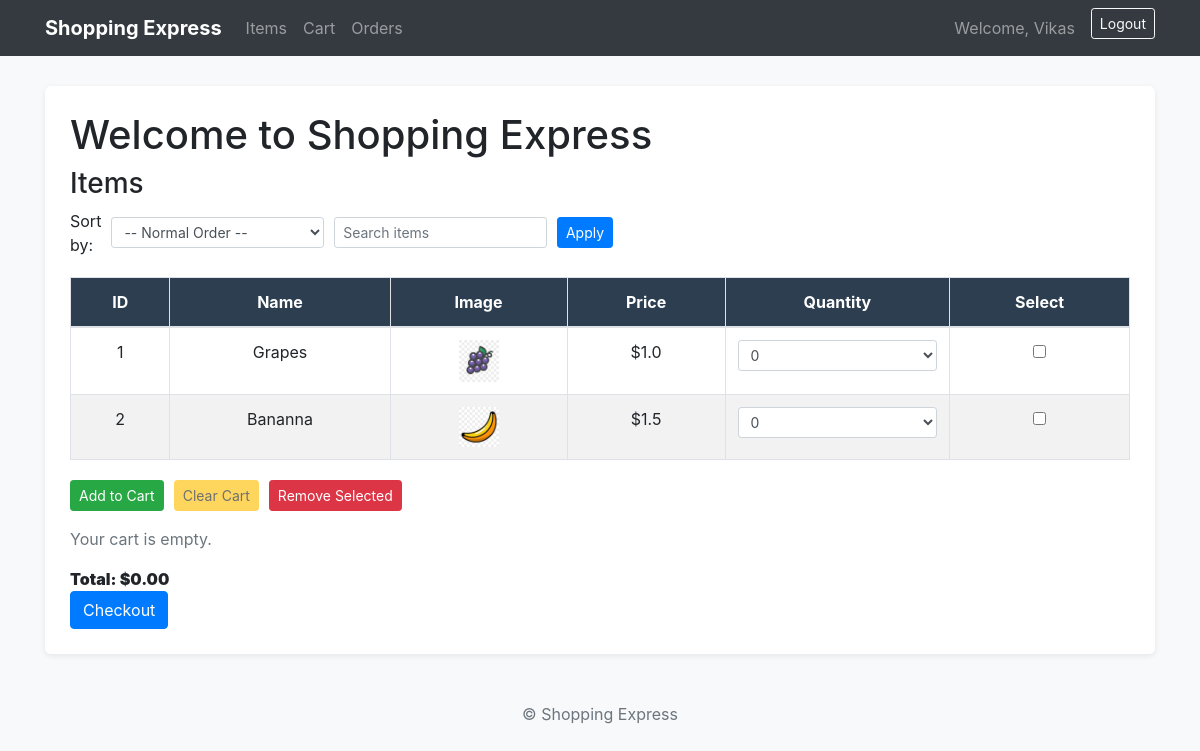
The app's page /items/ (signed in), older data.
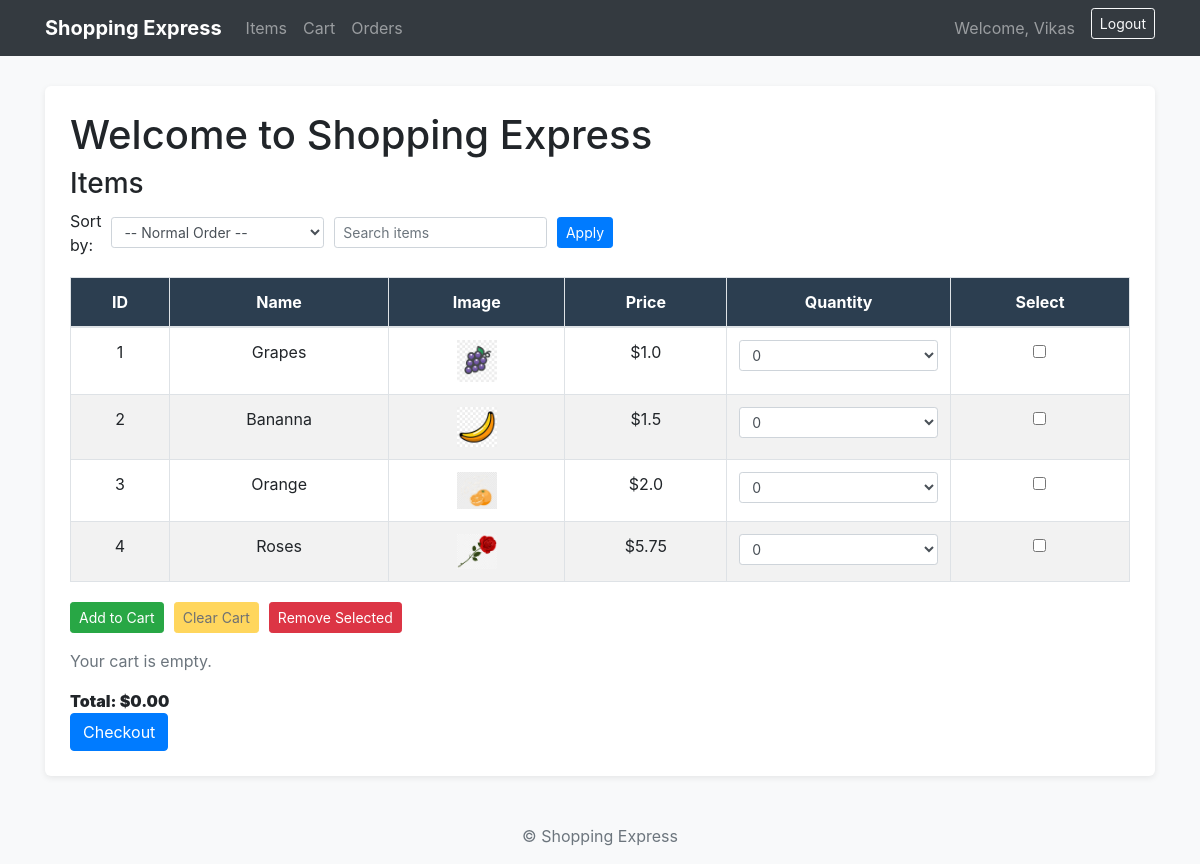
The same page, newer data.
### items/models.py (models this page shows, shortened)
class Item(models.Model):
    name = models.CharField(max_length=250)
    price = models.FloatField()
    stock = models.IntegerField()
    image =  models.ImageField(upload_to='items/', null=True, blank=True)

### items/views.py (the view)
# urls.py: path("", views.items_list, name="items_list"),
@login_required
def items_list(request):
    items = Item.objects.all()
    cart_items = CartItem.objects.filter(user=request.user)
    cart_dict = {ci.item.id: ci.quantity for ci in cart_items}
    for item in items:
        already_in_cart = cart_dict.get(item.id, 0)
        max_available = max(item.stock - already_in_cart, 0)
        item.qty_choices = range(0, max_available + 1)  # inclusive of max_available
    query = request.GET.get("q")
    if query:
        items = items.filter(name__icontains=query)
    sort_by = request.GET.get("sort_by")
    if sort_by in ["name", "-name", "price", "-price"]:
        items = items.order_by(sort_by)
    cart_total = sum(ci.item.price * ci.quantity for ci in cart_items)
    return render(
        request,
        "items/items_list.html",
        {
            "items": items,
            "cart_items": cart_items,
            "cart_total": cart_total,
        },
    )

### items/templates/items/items_list.html (shortened to what this page needs)
{% extends 'items/base.html' %}
{% load cart_extras %}
{% block content %}
<div class="page">
    <h1>Welcome to Shopping Express</h1>
    <h3>Items</h3>
    <div class="controls">
        <form method="get">
            <label class="mb-0">Sort by:</label>
            <select name="sort_by" class="form-control form-control-sm">
                <option value="">-- Normal Order --</option>
            </select>
            <input type="text" name="q" placeholder="Search items"
                   class="form-control form-control-sm">
            <button type="submit" class="btn btn-primary btn-sm">
                Apply
            </button>
        </form>
    </div>
<form method="post" action="{% url 'cart:cart_action' %}">
    <table class="table table-bordered">
        <thead>
            <tr>
                <th>ID</th>
                <th>Name</th>
                <th>Image</th>
                <th>Price</th>
                <th>Quantity</th>
                <th>Select</th>
            </tr>
        </thead>
        <tbody>
            {% for item in items %}
            <tr>
                <td>{{ item.id }}</td>
                <td>{{ item.name }}</td>
                <td>
                    {% if item.image %}
                        <img src="{{ item.image.url }}" alt="{{ item.name }}">
                    {% else %}
                        —
                    {% endif %}
                </td>
                <td>${{ item.price }}</td>
                <td>
                    <select name="quantity_{{ item.id }}" class="form-control form-control-sm">
                        {% for i in item.qty_choices %}
                            <option value="{{ i }}">{{ i }}</option>
                        {% endfor %}
                    </select>
                </td>
                <td>
                    <input type="checkbox" name="selected_items" value="{{ item.id }}">
                </td>
            </tr>
            {% empty %}
            <tr>
                <td colspan="6">No items found.</td>
            </tr>
            {% endfor %}
        </tbody>
    </table>
    <div class="cart-actions">
        <button type="submit" name="action" value="add" class="btn btn-success btn-sm">Add to Cart</button>
        <button type="submit" name="action" value="clear" class="btn btn-warning btn-sm">Clear Cart</button>
        <button type="submit" name="action" value="remove" class="btn btn-danger btn-sm">Remove Selected</button>
    </div>
</form>
{% if cart_items %}
<div class="cart-summary-section mt-4">
    <h5>Your Cart:</h5>
    <table class="table table-sm table-bordered">
        <thead>
            <tr>
                <th>Name</th>
                <th>Price</th>
                <th>Quantity</th>
                <th>Subtotal</th>
            </tr>
        </thead>
        <tbody>
            {% for ci in cart_items %}
            <tr>
                <td>{{ ci.item.name }}</td>
                <td>${{ ci.item.price|floatformat:2 }}</td>
                <td>{{ ci.quantity }}</td>
                <td>${{ ci.item.price|multiply:ci.quantity|floatformat:2 }}</td>
            </tr>
            {% endfor %}
        </tbody>
    </table>
</div>
{% else %}
<p class="text-muted mt-3">Your cart is empty.</p>
{% endif %}
<div class="cart-summary mt-2">
    <strong>Total: ${{ cart_total|floatformat:2 }}</strong>
</div>
<a id ="checkout_button" name = "checkout" href="{% url 'orders:checkout' %}" class="btn btn-primary">Checkout</a>
</div>
{% endblock %}

### items/templates/items/base.html (shortened to what this page needs)
{% load static %}
<!DOCTYPE html>
<html lang="en">
  <head>
    <link
      rel="stylesheet"
      href="https://stackpath.bootstrapcdn.com/bootstrap/4.4.1/css/bootstrap.min.css"
    />
  </head>
  <body class="bg-light">
    <nav class="navbar navbar-expand-md navbar-dark bg-dark">
      <div class="container">
        {% if user.is_authenticated %}
        <a class="navbar-brand font-weight-bold" href="{% url 'home' %}">
          Shopping Express
        </a>
        {% else %}
        <a class="navbar-brand font-weight-bold" href="{% url 'home' %}">
          Shopping Express
        </a>
        {% endif %}
        <div class="collapse navbar-collapse" id="navbarNav">
          <ul class="navbar-nav mr-auto">
            {% if user.is_authenticated %}
            <li class="nav-item">
              <a class="nav-link" href="{% url 'items:items_list' %}">Items</a>
            </li>
            <li class="nav-item">
              <a class="nav-link" href="{% url 'cart:cart_list' %}">Cart</a>
            </li>
            <li class="nav-item">
              <a class="nav-link" href="{% url 'orders:order-list' %}">Orders</a>
            </li>
            {% endif %}
          </ul>
          <ul class="navbar-nav ml-auto">
            {% if user.is_authenticated %}
            <li class="nav-item">
              <span class="navbar-text mr-3">
                Welcome, {{ user.username }}
              </span>
            </li>
            <li class="nav-item">
              <a
                class="btn btn-outline-light btn-sm"
                href="{% url 'logoutuser' %}"
              >
                Logout
              </a>
            </li>
            {% endif %}
          </ul>
        </div>
      </div>
    </nav>
    <div class="container mt-4">{% block content %} {% endblock %}</div>
    <footer class="text-center text-muted mt-5 mb-3">
      © {{ now|date:"Y" }} Shopping Express
    </footer>
  </body>
</html>

### items/templates/items/items_list.html (style rules this page uses)
.page { max-width: 1200px; margin: 30px auto; background: #fff; padding: 25px; border-radius: 6px; box-shadow: 0 2px 6px rgba(0,0,0,0.08); }
.controls { display: flex; justify-content: space-between; align-items: center; margin-bottom: 20px; gap: 20px; }
.controls form { display: flex; gap: 10px; align-items: center; }
table { width: 100%; border-collapse: collapse; }
thead { background-color: #2c3e50; color: white; }
th, td { padding: 10px; text-align: center; }
tbody tr:nth-child(even) { background-color: #f2f2f2; }
img { width: 40px; height: auto; }
.cart-actions { margin-top: 20px; display: flex; gap: 10px; }
.cart-summary { margin-top: 15px; font-weight: bold; }

Row changes from the older to the newer data that the page shows:
added Item: id "3", name "Orange", image (picture), price "2.0", id "0"
added Item: id "4", name "Roses", image (picture), price "5.75", id "0"
